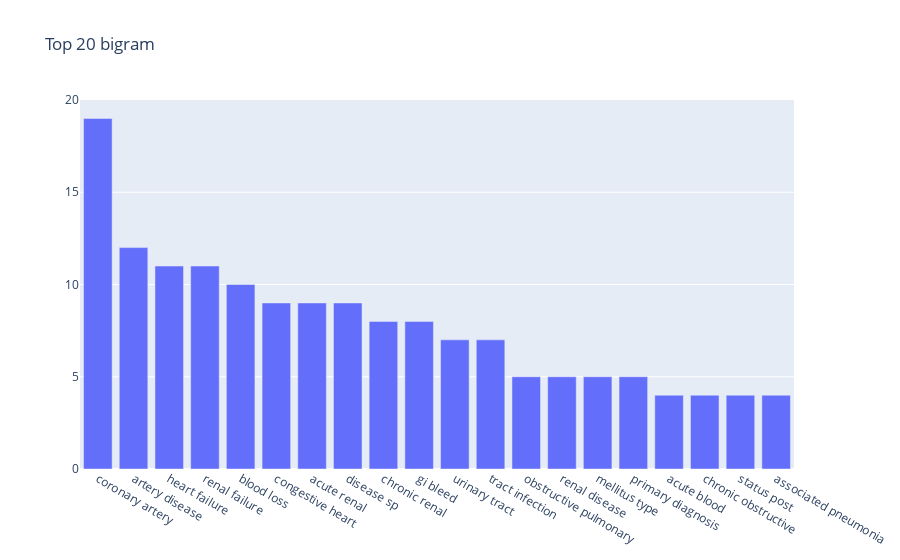

The cell this chart's notebook holds for it:
### Code cell
get_top_ngram(df['discharge_diagnosis_preprocessed'], ngram=2, top_n=20, stop_words=default_stop_words())

### Figure 1 — Plotly figure (JSON) as saved in the notebook; plotly's stock layout.template omitted (floating-point values rounded to 4 significant figures)
{"data": [{"type": "bar", "x": ["coronary artery", "artery disease", "heart failure", "renal failure", "blood loss", "congestive heart", "acute renal", "disease sp", "chronic renal", "gi bleed", "urinary tract", "tract infection", "obstructive pulmonary", "renal disease", "mellitus type", "primary diagnosis", "acute blood", "chronic obstructive", "status post", "associated pneumonia"], "y": [19, 12, 11, 11, 10, 9, 9, 9, 8, 8, 7, 7, 5, 5, 5, 5, 4, 4, 4, 4]}], "layout": {"title": {"text": "Top 20 bigram"}}}
